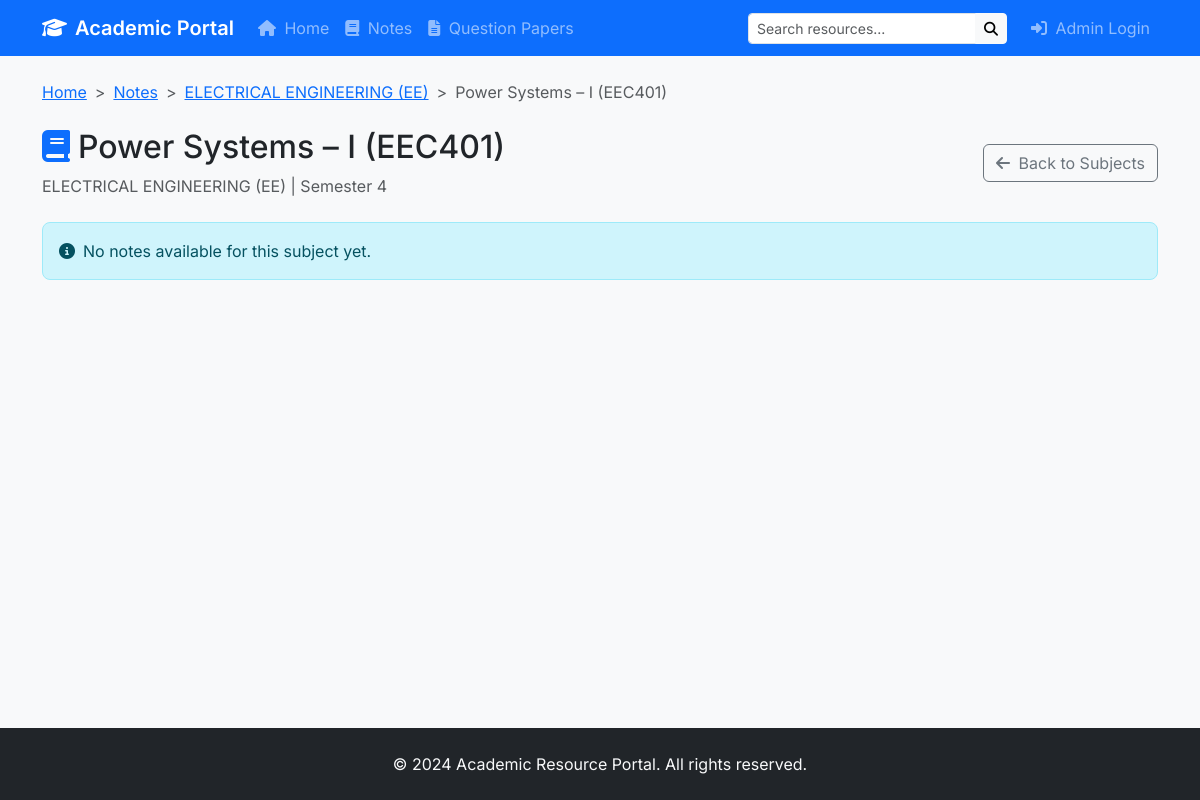
The page /notes/subject/1 on the database as committed earlier.
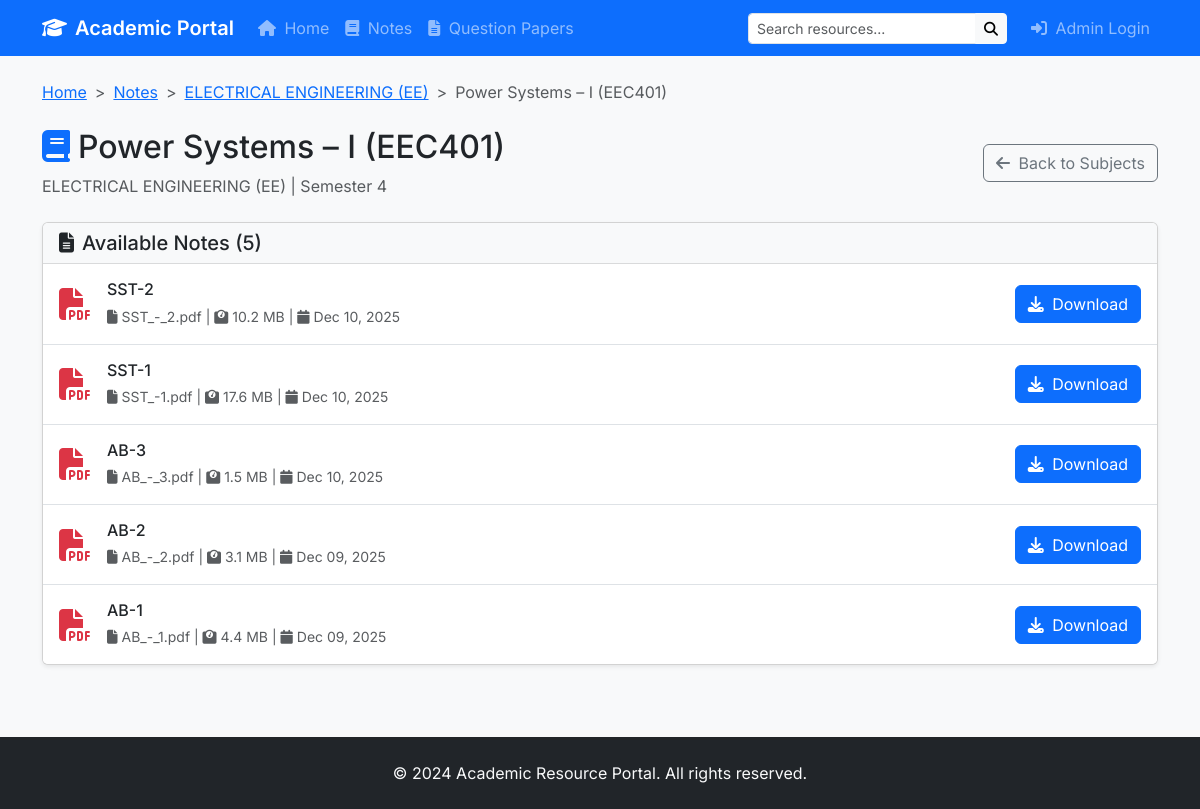
The same page on the database as committed later.
### models.py (models this page shows, shortened)
class Note(db.Model):
    id = db.Column(db.Integer, primary_key=True)
    title = db.Column(db.String(200), nullable=False)
    description = db.Column(db.Text)
    filename = db.Column(db.String(255), nullable=False)
    original_filename = db.Column(db.String(255), nullable=False)
    file_size = db.Column(db.Integer)
    subject_id = db.Column(db.Integer, db.ForeignKey('subject.id'), nullable=False)
    uploaded_at = db.Column(db.DateTime, default=datetime.utcnow)
    download_count = db.Column(db.Integer, default=0)
    tags = db.relationship('Tag', secondary='note_tags', backref=db.backref('notes', lazy='dynamic'))

### routes.py (the view)
@app.route('/notes/subject/<int:subject_id>')
def subject_notes(subject_id):
    subject = Subject.query.get_or_404(subject_id)
    notes = Note.query.filter_by(subject_id=subject_id).order_by(Note.uploaded_at.desc()).all()
    return render_template('subject_notes.html', subject=subject, notes=notes)

### routes.py (called while the page is built)
def format_file_size(size):
    if size < 1024:
        return f"{size} B"
    elif size < 1024 * 1024:
        return f"{size / 1024:.1f} KB"
    else:
        return f"{size / (1024 * 1024):.1f} MB"

### templates/subject_notes.html (shortened to what this page needs)
{% extends "base.html" %}
{% block content %}
<nav aria-label="breadcrumb" class="mb-4">
    <ol class="breadcrumb">
        <li class="breadcrumb-item"><a href="{{ url_for('index') }}">Home</a></li>
        <li class="breadcrumb-item"><a href="{{ url_for('notes') }}">Notes</a></li>
        <li class="breadcrumb-item"><a href="{{ url_for('course_subjects', course_id=subject.course.id) }}">{{ subject.course.name }}</a></li>
        <li class="breadcrumb-item active">{{ subject.name }}</li>
    </ol>
</nav>
<div class="d-flex justify-content-between align-items-center mb-4">
    <div>
        <h2><i class="fas fa-book me-2 text-primary"></i>{{ subject.name }}</h2>
        <p class="text-muted mb-0">{{ subject.course.name }} | Semester {{ subject.semester }}</p>
    </div>
    <a href="{{ url_for('course_subjects', course_id=subject.course.id) }}" class="btn btn-outline-secondary">
        <i class="fas fa-arrow-left me-1"></i> Back to Subjects
    </a>
</div>
{% if notes %}
<div class="card shadow-sm">
    <div class="card-header bg-light">
        <h5 class="mb-0"><i class="fas fa-file-alt me-2"></i>Available Notes ({{ notes|length }})</h5>
    </div>
    <div class="list-group list-group-flush">
        {% for note in notes %}
        <div class="list-group-item d-flex justify-content-between align-items-center py-3">
            <div class="d-flex align-items-center">
                {% set ext = note.original_filename.rsplit('.', 1)[-1].lower() %}
                {% if ext == 'pdf' %}
                <i class="fas fa-file-pdf text-danger fa-2x me-3"></i>
                {% elif ext in ['doc', 'docx'] %}
                <i class="fas fa-file-word text-primary fa-2x me-3"></i>
                {% elif ext in ['ppt', 'pptx'] %}
                <i class="fas fa-file-powerpoint text-warning fa-2x me-3"></i>
                {% else %}
                <i class="fas fa-file text-secondary fa-2x me-3"></i>
                {% endif %}
                <div>
                    <h6 class="mb-1">{{ note.title }}</h6>
                    <small class="text-muted">
                        <i class="fas fa-file me-1"></i>{{ note.original_filename }} |
                        <i class="fas fa-weight me-1"></i>{{ note.file_size|format_size }} |
                        <i class="fas fa-calendar me-1"></i>{{ note.uploaded_at.strftime('%b %d, %Y') }}
                    </small>
                </div>
            </div>
            <a href="{{ url_for('download_file', filename=note.filename) }}"
               class="btn btn-primary"
               download="{{ note.original_filename }}">
                <i class="fas fa-download me-1"></i> Download
            </a>
        </div>
        {% endfor %}
    </div>
</div>
{% else %}
<div class="alert alert-info">
    <i class="fas fa-info-circle me-2"></i>No notes available for this subject yet.
</div>
{% endif %}
{% endblock %}

Rows that differ between the two databases and show on the page:
added Note: title "SST-2", original_filename "SST_-_2.pdf", file_size "10.2 MB", uploaded_at "Dec 10, 2025"
added Note: title "SST-1", original_filename "SST_-1.pdf", file_size "17.6 MB", uploaded_at "Dec 10, 2025"
added Note: title "AB-3", original_filename "AB_-_3.pdf", file_size "1.5 MB", uploaded_at "Dec 10, 2025"
now on this page (row edited): Note: title "AB-2", original_filename "AB_-_2.pdf", file_size "3.1 MB", uploaded_at "Dec 09, 2025"
now on this page (row edited): Note: title "AB-1", original_filename "AB_-_1.pdf", file_size "4.4 MB", uploaded_at "Dec 09, 2025"
Other text that changed with them:
{{ notes|length }}: (not shown) → "5"
text no longer shown: "No notes available for this subject yet."
text now shown: "Available Notes ( )"
